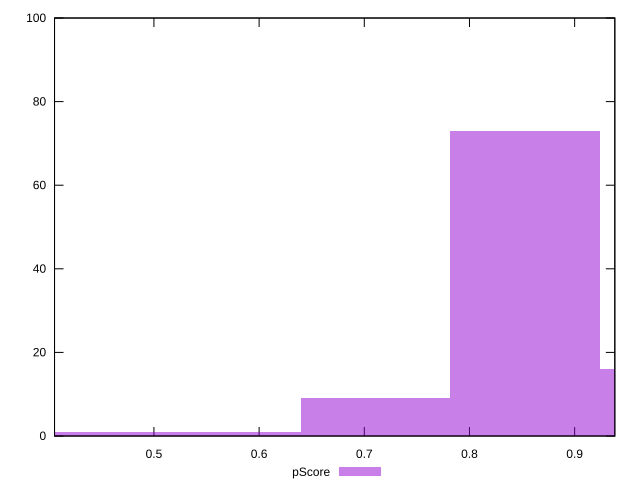

This chart was generated by the following gnuplot code:
reset

$pScore <<EOF
0.7107215681460971 9
0.8528658817753165 73
0.995010195404536 16
0.42643294088765826 1
0.5685772545168777 1
EOF

set key outside below
set boxwidth 0.14214431362921942
set xrange [0.40549667767862263:0.9381943813490285]
set yrange [0:100]
set trange [0:100]
set style fill transparent solid 0.5 noborder
set terminal svg size 640, 490 enhanced background rgb 'white'
set output "report_00015_2021-02-09T16-11-33.973Z/first-meaningful-paint/samples/pages+cached+noadtech/pScore/histogram.svg"

plot $pScore title "pScore" with boxes

reset
